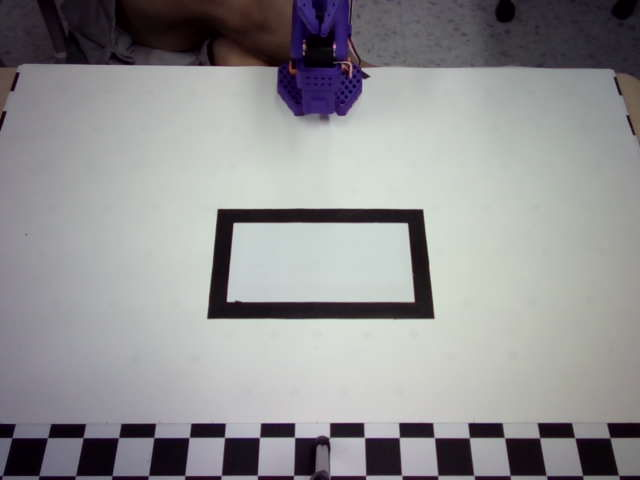
#> input picture project/assets/opencv/target_empty_reference.png, 640 x 480 px
$ python -i opencv_block_detector.py   (imports and definitions only)
#> lines starting #> are read from the running program, lines starting #| are printed output that depends on the picture
### src/lerobot/grad_project/paths.py
#!/usr/bin/env python3
"""Canonical path handling for hybrid OpenCV/FSM configuration files.

Relative config paths are always resolved from the LeRobot repository root,
not from the shell's current working directory. Absolute paths remain valid.
"""

from __future__ import annotations

import json
import os
from pathlib import Path
from typing import Any

ROOT_ENV = "LEROBOT_ROOT"
RUNTIME_ENV = "LEROBOT_RUNTIME_CONFIG"
DETECTOR_ENV = "LEROBOT_DETECTOR_CALIB"

DEFAULT_RUNTIME_NAME = "project/config/runtime.json"
DEFAULT_DETECTOR_NAME = "project/config/detector.json"


def lerobot_root() -> Path:
    """Return the canonical LeRobot repository root."""
    configured = os.environ.get(ROOT_ENV)
    if configured:
        root = Path(configured).expanduser()
    else:
        # .../lerobot/src/lerobot/grad_project/paths.py
        root = Path(__file__).resolve().parents[3]

    root = root.resolve()
    if not (root / "pyproject.toml").is_file():
        raise FileNotFoundError(
            f"Invalid LeRobot root: {root}. "
            f"Set {ROOT_ENV}=/absolute/path/to/lerobot."
        )
    return root


# [94 lines left out: functions _resolve_project_file, runtime_config_path, detector_calib_path, _load_json_object, check_paths, not called in this run]


# [2 lines that do not run on import are left out]

### src/lerobot/grad_project/perception/opencv_block_detector.py
#!/usr/bin/env python3
"""Unified OpenCV top-camera block detector for SO-101.

Detection order:
    empty-scene background subtraction in LAB chroma
    -> pixel-level workspace and ignore masks
    -> contour and shape filtering
    -> color classification only inside each surviving candidate

This is the single active detector used by debug, record, ACT, and Diffusion.
"""

from __future__ import annotations

import argparse
import json
import math
import os
import shutil
import sys
import time
from dataclasses import asdict, dataclass
from datetime import datetime
from pathlib import Path
from typing import Any

import cv2
import numpy as np

from lerobot.grad_project.paths import lerobot_root
from lerobot.grad_project.config_io import save_json_atomic


DEFAULT_CONFIG: dict[str, Any] = {
    "version": "4.0",
    "detector_type": "checkerboard_aligned_contour_lab_bidir_luma_watershed",
    "frame_color": "bgr",
    "background_image": "project/assets/opencv/top_background.png",
    "hsv_ranges": {
        "yellow": [[16, 120, 80, 45, 255, 255]],
        "green": [[45, 35, 35, 92, 255, 255]],
        "blue": [[88, 45, 25, 132, 255, 240]],
        "red": [[0, 80, 45, 10, 255, 255], [170, 80, 45, 179, 255, 255]],
        "wood": [[8, 15, 60, 38, 150, 255]],
    },
    "target_polygon": None,
    "workspace_polygon": None,
    "ignore_polygons": [],
    "prefer_colors": ["red", "yellow", "wood", "green", "blue"],
    "background": {
        "blur_kernel": 5,
        "alignment": {
            "enabled": True,
            "motion": "translation",
            "iterations": 60,
            "epsilon": 0.0001,
            "gauss_filter_size": 5,
        },
        "lab_chroma_threshold": 8.5,
        "chroma_min_saturation": 8,
        "use_luma_difference": True,
        "white_background_l_min": 150.0,
        "black_background_l_max": 105.0,
        "lab_dark_threshold": 28.0,
        "lab_bright_threshold": 28.0,
        "luma_min_saturation": 18,
        "luma_min_chroma_difference": 4.0,
    },
    "morphology": {
        "open_kernel": 3,
        "close_kernel": 1,
        "dilate_iterations": 0,
    },
    "shape_filter": {
        "min_contour_area": 300.0,
        "max_contour_area": 12000.0,
        "max_aspect": 2.5,
        "min_solidity": 0.76,
        "min_extent": 0.45,
        "min_rectangularity": 0.42,
    },
    "outer_candidate": {
        "min_component_area": 280.0,
        "max_component_area": 18000.0,
        "min_component_width": 8,
        "min_component_height": 8,
        "max_component_aspect": 7.0,
        "min_component_solidity": 0.25,
        "min_component_extent": 0.16,
        "min_component_rectangularity": 0.14,
    },
    "color_classification": {
        "method": "lab_ab_s_topk",
        "feature_order": ["lab_a", "lab_b", "hsv_s"],
        "feature_weights": [1.0, 1.0, 1.35],
        "erode_kernel": 5,
        "prototypes": {},
        "require_calibrated_prototypes": True,
        "use_sample_prototypes": True,
        "sample_top_k": 3,
        "sample_scale_multiplier": 1.20,
        "max_normalized_distance": 4.5,
        "min_distance_margin": 0.25,
        "min_candidate_pixels": 25,
        "fallback_to_hsv_when_uncalibrated": False,
        "hue_margin": 0,
        "saturation_margin": 0,
        "value_margin": 0,
        "min_match_fraction": 0.12,
        "max_fallback_distance": 1.8,
    },
    "shape_calibration": {
        "single_block_area_samples": [],
        "single_block_area_median": None,
        "single_block_area_p95": None,
        "single_block_area_max": None,
        "single_block_width_median": None,
        "single_block_height_median": None,
        "sample_count": 0,
    },
    "split_touching": {
        "enabled": True,
        "strategy": "watershed_then_color",
        "watershed_enabled": True,
        "watershed_peak_ratio": 0.34,
        "watershed_marker_min_distance_factor": 0.38,
        "watershed_seed_radius_factor": 0.24,
        "watershed_max_blocks": 5,
        "watershed_min_coverage": 0.50,
        "watershed_blur_kernel": 3,
        "color_fallback_enabled": True,
        "split_pixel_top_k": 3,
        "gate_by_single_block_area": True,
        "fallback_min_outer_area": 1500.0,
        "single_block_split_factor": 1.25,
        "split_min_outer_aspect": 1.40,
        "minimum_colors": 2,
        "pixel_max_normalized_distance": 5.0,
        "pixel_min_distance_margin": 0.10,
        "open_kernel": 3,
        "close_kernel": 1,
        "min_component_area": 100.0,
        "max_component_area": 3000.0,
        "min_component_width": 7,
        "min_component_height": 7,
        "max_component_aspect": 3.5,
        "min_component_solidity": 0.48,
        "min_component_extent": 0.25,
        "min_component_rectangularity": 0.22,
        "min_component_fraction_of_single": 0.18,
        "max_component_fraction_of_single": 1.75,
        "min_component_center_distance": 10.0,
        "min_total_component_coverage": 0.42,
        "reject_large_unsplit_factor": 1.75,
        "reject_large_unsplit_above": 2800.0,
    },
}


@dataclass
class BlockDetection:
    color: str
    cx: float
    cy: float
    area: float
    angle_deg: float
    in_target: bool
    bbox: tuple[int, int, int, int]

    # [4 lines left out: function to_json, not called in this run]


@dataclass
class DetectionResult:
    blocks: list[BlockDetection]
    outside_blocks: list[BlockDetection]
    target_count: int
    chosen: BlockDetection | None

    # [7 lines left out: function to_json, not called in this run]


@dataclass
class ShapeCandidate:
    contour: np.ndarray
    bbox: tuple[int, int, int, int]
    cx: float
    cy: float
    area: float
    angle_deg: float
    aspect: float
    solidity: float
    extent: float
    rectangularity: float
    color: str | None = None
    color_score: float = 0.0
    debug_reason: str = ""


def _deep_copy(data: Any) -> Any:
    return json.loads(json.dumps(data))


# [7 lines left out: function _odd_kernel, not called in this run]


def _as_polygon(value: Any) -> np.ndarray | None:
    if value is None:
        return None
    array = np.asarray(value, dtype=np.int32)
    if array.ndim != 2 or array.shape[1] != 2 or len(array) < 3:
        return None
    return array


def _resolve_project_path(value: str | Path) -> Path:
    path = Path(value).expanduser()
    if not path.is_absolute():
        path = lerobot_root() / path
    return path.resolve()


# [100 lines left out: functions _ensure_bgr, _point_in_polygon, _polygon_mask, _hsv_mask, _expand_hsv_ranges, _distance_to_interval and 2 more, not called in this run]


class TopBlockDetector:
    """Background/contour detector with color classification after shape filtering."""

    def __init__(
        self,
        config: dict[str, Any] | None = None,
        *,
        frame_color: str | None = None,
        config_path: str | Path | None = None,
    ) -> None:
        cfg = _deep_copy(DEFAULT_CONFIG)
        if config:
            cfg.update(config)
        if frame_color is not None:
            cfg["frame_color"] = frame_color

        self.cfg = cfg
        self.config_path = None if config_path is None else Path(config_path).resolve()
        self.target_polygon = _as_polygon(cfg.get("target_polygon"))
        self.workspace_polygon = _as_polygon(cfg.get("workspace_polygon"))
        self.ignore_polygons = [
            polygon
            for polygon in (
                _as_polygon(item) for item in cfg.get("ignore_polygons", [])
            )
            if polygon is not None
        ]
        self.background_path = _resolve_project_path(cfg["background_image"])
        self._background_bgr: np.ndarray | None = None
        self.last_debug: dict[str, Any] = {}

    # [1605 lines left out: functions load, save, _load_background, _alignment_mask, _align_current_to_background, _build_foreground_mask and 25 more, not called in this run]


# [2 lines not run here, left out]

>>> import cv2
>>> picture = cv2.imread('../../../../project/assets/opencv/target_empty_reference.png', cv2.IMREAD_GRAYSCALE)
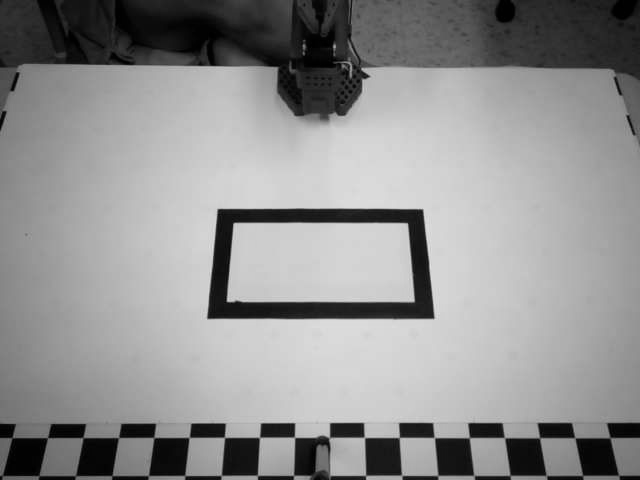
#> picture: shape (480, 640); min 0, max 227, mean 144.7
>>> result = TopBlockDetector().detect(picture)
#> (the run stopped early here; a loop or call above may not have finished)
